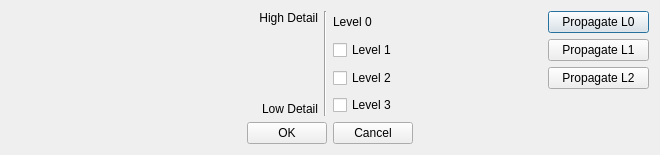
<?xml version="1.0" encoding="UTF-8"?>
<ui version="4.0">
 <class>FormSubdialogStaticLODMeshes</class>
 <widget class="QDialog" name="FormSubdialogStaticLODMeshes">
  <property name="geometry">
   <rect>
    <x>0</x>
    <y>0</y>
    <width>660</width>
    <height>155</height>
   </rect>
  </property>
  <property name="windowTitle">
   <string>Distant LOD Meshes</string>
  </property>
  <layout class="QGridLayout" name="gridLayout">
   <item row="0" column="0">
    <layout class="QGridLayout" name="layoutDetailIndicators">
     <property name="verticalSpacing">
      <number>0</number>
     </property>
     <item row="0" column="1" rowspan="3">
      <widget class="Line" name="line">
       <property name="orientation">
        <enum>Qt::Vertical</enum>
       </property>
      </widget>
     </item>
     <item row="2" column="0">
      <widget class="QLabel" name="label_2">
       <property name="text">
        <string>Low Detail</string>
       </property>
       <property name="alignment">
        <set>Qt::AlignRight|Qt::AlignTrailing|Qt::AlignVCenter</set>
       </property>
       <property name="wordWrap">
        <bool>true</bool>
       </property>
      </widget>
     </item>
     <item row="0" column="0">
      <widget class="QLabel" name="label">
       <property name="text">
        <string>High Detail</string>
       </property>
       <property name="alignment">
        <set>Qt::AlignRight|Qt::AlignTrailing|Qt::AlignVCenter</set>
       </property>
       <property name="wordWrap">
        <bool>true</bool>
       </property>
      </widget>
     </item>
     <item row="1" column="0">
      <spacer name="verticalSpacer">
       <property name="orientation">
        <enum>Qt::Vertical</enum>
       </property>
       <property name="sizeHint" stdset="0">
        <size>
         <width>20</width>
         <height>0</height>
        </size>
       </property>
      </spacer>
     </item>
    </layout>
   </item>
   <item row="0" column="1">
    <layout class="QGridLayout" name="dataLayout">
     <item row="3" column="0">
      <widget class="QCheckBox" name="lv3Enable">
       <property name="text">
        <string>Level 3</string>
       </property>
      </widget>
     </item>
     <item row="2" column="0">
      <widget class="QCheckBox" name="lv2Enable">
       <property name="text">
        <string>Level 2</string>
       </property>
      </widget>
     </item>
     <item row="1" column="1">
      <widget class="DKGameFilePicker" name="lv1File"/>
     </item>
     <item row="0" column="1">
      <widget class="DKGameFilePicker" name="lv0File"/>
     </item>
     <item row="3" column="1">
      <widget class="DKGameFilePicker" name="lv3File"/>
     </item>
     <item row="0" column="2">
      <widget class="QPushButton" name="lv0Propagate">
       <property name="text">
        <string>Propagate L0</string>
       </property>
      </widget>
     </item>
     <item row="1" column="2">
      <widget class="QPushButton" name="lv1Propagate">
       <property name="text">
        <string>Propagate L1</string>
       </property>
      </widget>
     </item>
     <item row="0" column="0">
      <widget class="QLabel" name="label_3">
       <property name="text">
        <string>Level 0</string>
       </property>
       <property name="alignment">
        <set>Qt::AlignLeading|Qt::AlignLeft|Qt::AlignVCenter</set>
       </property>
      </widget>
     </item>
     <item row="2" column="1">
      <widget class="DKGameFilePicker" name="lv2File"/>
     </item>
     <item row="2" column="2">
      <widget class="QPushButton" name="lv2Propagate">
       <property name="text">
        <string>Propagate L2</string>
       </property>
      </widget>
     </item>
     <item row="1" column="0">
      <widget class="QCheckBox" name="lv1Enable">
       <property name="text">
        <string>Level 1</string>
       </property>
      </widget>
     </item>
    </layout>
   </item>
   <item row="1" column="0" colspan="2">
    <layout class="QHBoxLayout" name="buttonsLayout">
     <item>
      <spacer name="horizontalSpacer">
       <property name="orientation">
        <enum>Qt::Horizontal</enum>
       </property>
       <property name="sizeHint" stdset="0">
        <size>
         <width>40</width>
         <height>20</height>
        </size>
       </property>
      </spacer>
     </item>
     <item>
      <widget class="QPushButton" name="buttonOK">
       <property name="text">
        <string>OK</string>
       </property>
      </widget>
     </item>
     <item>
      <widget class="QPushButton" name="buttonCancel">
       <property name="text">
        <string>Cancel</string>
       </property>
      </widget>
     </item>
     <item>
      <spacer name="horizontalSpacer_2">
       <property name="orientation">
        <enum>Qt::Horizontal</enum>
       </property>
       <property name="sizeHint" stdset="0">
        <size>
         <width>40</width>
         <height>20</height>
        </size>
       </property>
      </spacer>
     </item>
    </layout>
   </item>
  </layout>
 </widget>
 <customwidgets>
  <customwidget>
   <class>DKGameFilePicker</class>
   <extends>QWidget</extends>
   <header>widgets/DKGameFilePicker.h</header>
  </customwidget>
 </customwidgets>
 <resources/>
 <connections/>
</ui>
